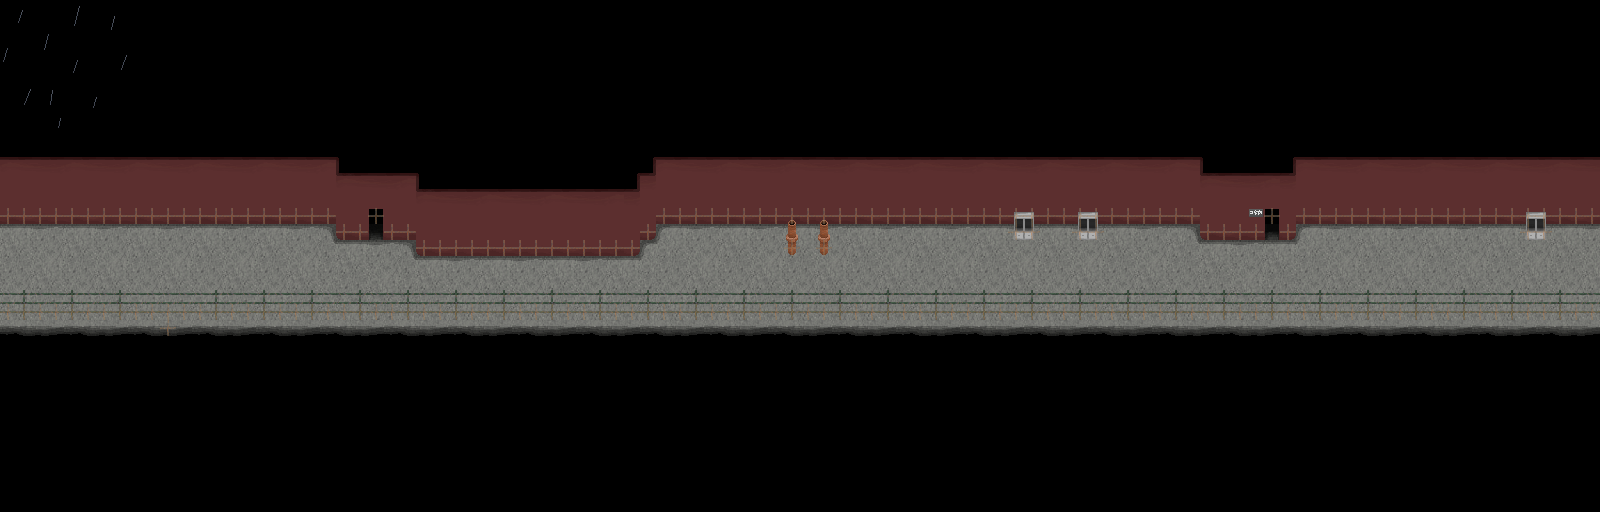

This is a level from a 2D game, rendered from its Tiled map with the project's own tilesets. A one-line summary and the map file follow, with tile-layer data summarised:
An orthogonal 100x32 tile map with 16x16 px tiles, 5 tile layers (floor, walls, props, above, ...), 2 hidden layers not drawn, 3 tilesets, 1 image layer and 3 objects.

<map version="1.10" tiledversion="1.11.0" orientation="orthogonal" renderorder="right-down" width="100" height="32" tilewidth="16" tileheight="16" infinite="0" nextlayerid="11" nextobjectid="5">
 <properties>
  <property name="clamp_camera" type="bool" value="true" />
  <property name="clamp_camera_axis" value="y" />
  <property name="looping" type="bool" value="true" />
  <property name="looping_axis" value="x" />
  <property name="music" value="res/audio/music/animated0.ogg" />
  <property name="music_speed" type="float" value="0.6" />
  <property name="music_volume" type="float" value="0.75" />
  <property name="raindrops" type="bool" value="true" />
  <property name="tint" value="0,0,0,70" />
 </properties>
 <tileset firstgid="1" source="tilesets/industrial.tsx" />
 <tileset firstgid="153" source="tilesets/industrial_resprite.tsx" />
 <tileset firstgid="409" source="tilesets/scrapyard.tsx" />
 <layer id="6" name="sub" width="100" height="32" visible="0">
  <properties>
   <property name="default_pos" value="72,14" />
   <property name="draw" type="bool" value="false" />
  </properties>
  <data>[3200 cells, 400 non-empty, 16 distinct tile ids]</data>
 </layer>
 <layer id="1" name="floor" width="100" height="32">
  <data>[3200 cells, 700 non-empty, 34 distinct tile ids]</data>
 </layer>
 <layer id="5" name="walls" width="100" height="32">
  <data>[3200 cells, 506 non-empty, 34 distinct tile ids]</data>
 </layer>
 <layer id="2" name="props" width="100" height="32">
  <data>[3200 cells, 115 non-empty, 8 distinct tile ids]</data>
 </layer>
 <layer id="3" name="above" width="100" height="32">
  <properties>
   <property name="height" type="int" value="1" />
  </properties>
  <data>[3200 cells, 104 non-empty, 4 distinct tile ids]</data>
 </layer>
 <objectgroup id="8" name="entities">
  <object id="1" gid="63" x="800" y="256" width="16" height="16">
   <properties>
    <property name="draw" type="bool" value="false" />
    <property name="file" value="res/data/entity/entrances/walk_warp.json" />
    <property name="warp_map" value="scrapyard.tmx" />
    <property name="warp_x" type="int" value="12" />
    <property name="warp_y" type="int" value="59" />
   </properties>
  </object>
  <object id="2" gid="63" x="1264" y="240" width="16" height="16">
   <properties>
    <property name="draw" type="bool" value="false" />
    <property name="file" value="res/data/entity/entrances/walk_warp_nomusic.json" />
    <property name="warp_map" value="balcony2.tmx" />
    <property name="warp_x" type="int" value="19" />
    <property name="warp_y" type="int" value="4" />
   </properties>
  </object>
  <object id="4" gid="63" x="368" y="240" width="16" height="16">
   <properties>
    <property name="draw" type="bool" value="false" />
    <property name="file" value="res/data/entity/entrances/walk_warp_nomusic.json" />
    <property name="warp_map" value="balcony3.tmx" />
    <property name="warp_x" type="int" value="4" />
    <property name="warp_y" type="int" value="16" />
   </properties>
  </object>
 </objectgroup>
 <layer id="7" name="collision" width="100" height="32" opacity="0.5">
  <properties>
   <property name="draw" type="bool" value="false" />
  </properties>
  <data>[3200 cells, 209 non-empty, 1 distinct tile ids]</data>
 </layer>
 <imagelayer id="9" name="rain">
  <image source="../textures/image/rain2.png" width="128" height="128" />
  <properties>
   <property name="delay_x" type="int" value="0" />
   <property name="delay_y" type="int" value="0" />
   <property name="height" type="int" value="2" />
   <property name="looping" type="bool" value="true" />
   <property name="mismatch" type="bool" value="false" />
   <property name="scroll_x" type="int" value="-2" />
   <property name="scroll_y" type="int" value="8" />
  </properties>
 </imagelayer>
 <layer id="10" name="rainmask" width="100" height="32" visible="0" opacity="0.25">
  <properties>
   <property name="draw" type="bool" value="false" />
  </properties>
  <data>[3200 cells, 2740 non-empty, 1 distinct tile ids]</data>
 </layer>
</map>
